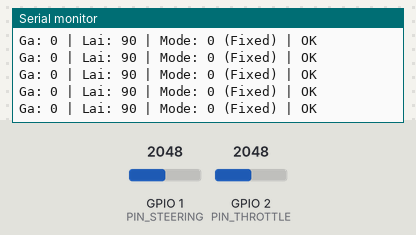
Recording of a program running on a simulated ESP32-S3. On the bench: the last lines printed to the serial monitor. Inputs (shaded band) come from the test bench; at power-on: GPIO 1 (PIN_STEERING) = 2048, GPIO 2 (PIN_THROTTLE) = 2048.

Above: at 1.2 s.
1.3 s: GPIO 1 (PIN_STEERING) set to 2866
At 2.2 s:
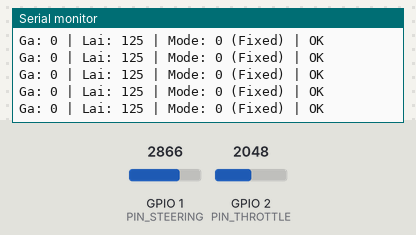
2.8 s: GPIO 2 (PIN_THROTTLE) set to 2866
At 3.6 s:
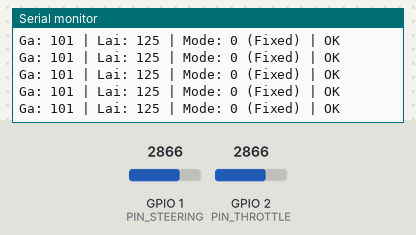
4.3 s: GPIO 1 (PIN_STEERING) set to 3603
At 5.4 s:
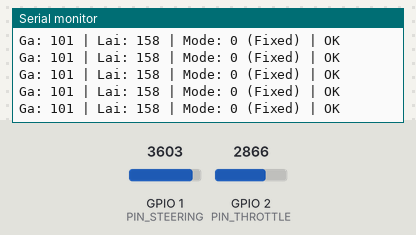
5.8 s: GPIO 2 (PIN_THROTTLE) set to 3603
At 6.5 s:
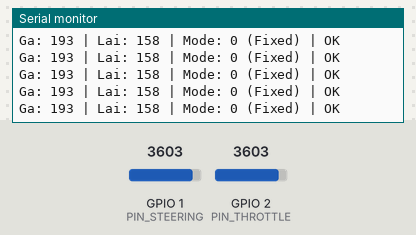
Timing chart, 0 to 8.3 s (numbered marks = the images above; inputs shaded):
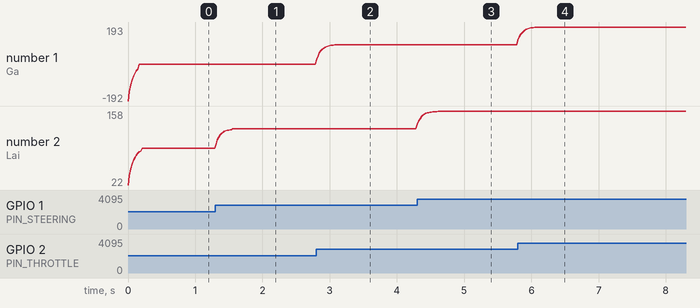

The program:

main.cpp
```cpp
#include <Arduino.h>
#include <esp_now.h>
#include <WiFi.h>
#include <esp_wifi.h>
#include "protocol.h"
// 1. CẤU HÌNH PHẦN CỨNG (S3 N16R8 AN TOÀN)
// Tuyệt đối tránh chân 35, 36, 37 (PSRAM) và 43, 44 (UART)
#define PIN_STEERING  1   // Biến trở Lái (ADC1_CH0)
#define PIN_THROTTLE  2   // Biến trở Ga (ADC1_CH1)
// 2. CẤU HÌNH LOGIC
// Bộ lọc EMA (Exponential Moving Average) giúp joystick siêu mượt
// Giá trị càng nhỏ càng mượt (nhưng trễ hơn), càng lớn càng nhạy. 0.25 là đẹp.
const float EMA_ALPHA = 0.25f;
float emaThrottle = 0; // Biến lưu giá trị lọc Ga
float emaSteering = 0; // Biến lưu giá trị lọc Lái
// 3. CẤU HÌNH KẾT NỐI (MAC SPOOFING)
// Địa chỉ MAC tự quy định (Thay đổi tùy thích, miễn là khớp với Xe)
uint8_t macTayCam[] = {0x27, 0xAE, 0xAE, 0xAE, 0xAE, 0x02};
uint8_t macCuaXe[]  = {0x02, 0xAE, 0xAE, 0xAE, 0xAE, 0x27};

ControlPacket myPacket;
esp_now_peer_info_t peerInfo;

// 3. CÁC HÀM XỬ LÝ SỐ LIỆU
// Hàm map có lọc nhiễu cho GA
int processThrottle(int input) {
    int center = 2048;
    int deadzone = 200;

    // 1. Lọc nhiễu (EMA Filter)
    emaThrottle = (1.0f - EMA_ALPHA) * emaThrottle + EMA_ALPHA * (float)input;
    int smoothInput = (int)emaThrottle;

    // 2. Xử lý vùng chết
    if (abs(smoothInput - center) < deadzone) return 0;

    // 3. Map sang dải tốc độ (-255 đến 255)
    return map(smoothInput, 0, 4095, -255, 255);
}

// Hàm map có lọc nhiễu cho LÁI
int processSteering(int input) {
    int center = 2048;
    int deadzone = 100; // Vùng chết nhỏ hơn cho lái chính xác

    // 1. Lọc nhiễu
    emaSteering = (1.0f - EMA_ALPHA) * emaSteering + EMA_ALPHA * (float)input;
    int smoothInput = (int)emaSteering;

    // 2. Xử lý vùng chết (về giữa)
    if (abs(smoothInput - center) < deadzone) return 90;

    // 3. Map sang góc lái (0 đến 180)
    return map(smoothInput, 0, 4095, 0, 180);
}

// ================================================================
// 5. SETUP & LOOP
// ================================================================
void setup() {
    Serial.begin(115200);

    pinMode(PIN_STEERING, INPUT);
    pinMode(PIN_THROTTLE, INPUT);
    // KHÔNG CÒN pinMode(PIN_MODE_BTN) nữa

    WiFi.mode(WIFI_STA);
    esp_wifi_set_mac(WIFI_IF_STA, &macTayCam[0]);

    if (esp_now_init() != ESP_OK) return;

    memcpy(peerInfo.peer_addr, macCuaXe, 6);
    peerInfo.channel = 0;
    peerInfo.encrypt = false;
    esp_now_add_peer(&peerInfo);

    Serial.println("TAY CAM PRO READY!");
}

void loop() {
    // 1. Đọc ADC
    int rawSteer = analogRead(PIN_STEERING);
    int rawThrot = analogRead(PIN_THROTTLE);

    // 2. Xử lý & Đóng gói
    myPacket.startByte = 0xAA;
    myPacket.packetId++;

    // Logic mới (có lọc nhiễu)
    myPacket.steering = processSteering(rawSteer);
    myPacket.throttle = processThrottle(rawThrot);

    // Vì bỏ nút bấm, ta luôn để mode = 0 (Manual) để khớp với Protocol cũ
    myPacket.mode = 0;

    myPacket.checksum = calculateChecksum(&myPacket);

    // 3. Gửi đi
    esp_err_t result = esp_now_send(macCuaXe, (uint8_t *) &myPacket, sizeof(myPacket));

    // 4. Debug
    Serial.printf("Ga: %d | Lai: %d | Mode: 0 (Fixed) | %s\n",
        myPacket.throttle,
        myPacket.steering,
        result == ESP_OK ? "OK" : ".."
    );

    delay(20);
}
```

protocol.h
```cpp
#ifndef PROTOCOL_H
#define PROTOCOL_H

#include <Arduino.h>

// --- CẤU HÌNH GIAO THỨC ---
// Định nghĩa cấu trúc gói tin gửi đi
typedef struct  __attribute__((packed)) {
    uint8_t startByte;    // Luôn là 0xAA (Dấu hiệu nhận biết)
    uint32_t packetId;    // Số đếm gói tin (để biết sóng tốt hay rớt gói)
    int16_t throttle;     // Ga: -255 (Lùi) đến 255 (Tiến)
    int16_t steering;     // Lái: 0 (Trái) đến 180 (Phải)
    uint8_t mode;         // 0: Manual, 1: Auto
    uint8_t checksum;     // Tổng kiểm tra lỗi
} ControlPacket;

// Hàm tính Checksum (Chống nhiễu sóng)
// Logic: Cộng dồn tất cả các byte dữ liệu lại
inline uint8_t calculateChecksum(ControlPacket *pkg) {
    return pkg->startByte + (pkg->packetId & 0xFF) +
           (pkg->throttle & 0xFF) + (pkg->steering & 0xFF) + pkg->mode;
}

#endif
```

Measured:
- after the input at 1.3 s, the serial monitor: prints a new line at once (image 1)
- after the input at 2.8 s, the serial monitor: prints a new line at once (image 2)
- after the input at 4.3 s, the serial monitor: prints a new line at once (image 3)
- after the input at 5.8 s, the serial monitor: prints a new line at once (image 4)
- plotted number 1: 0 → 101 after the input at 2.8 s, 101 → 193 after the input at 5.8 s
- plotted number 2: 90 → 125 after the input at 1.3 s, 125 → 158 after the input at 4.3 s
